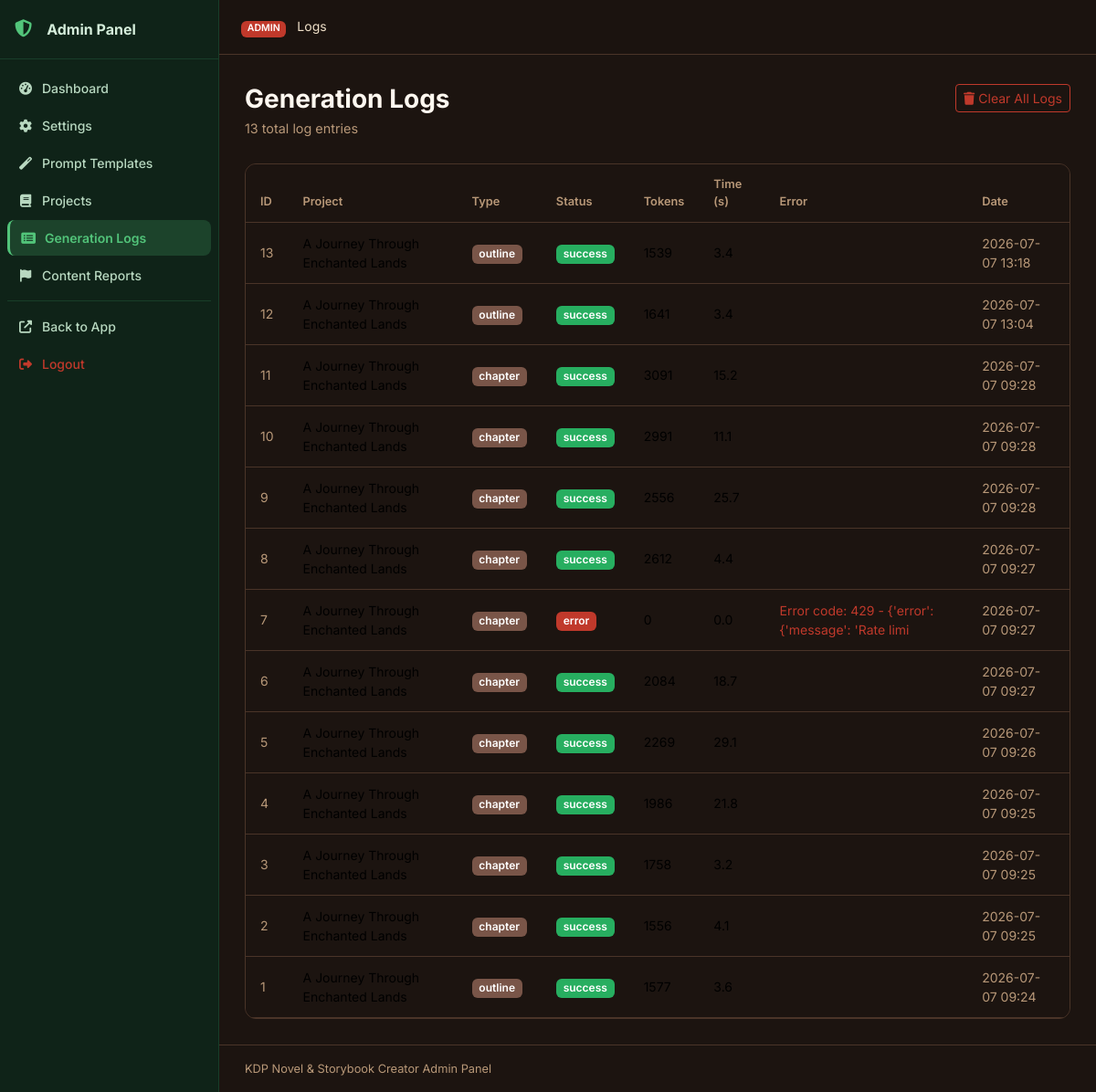
The app's page /julisunkan/logs (signed in), older data.
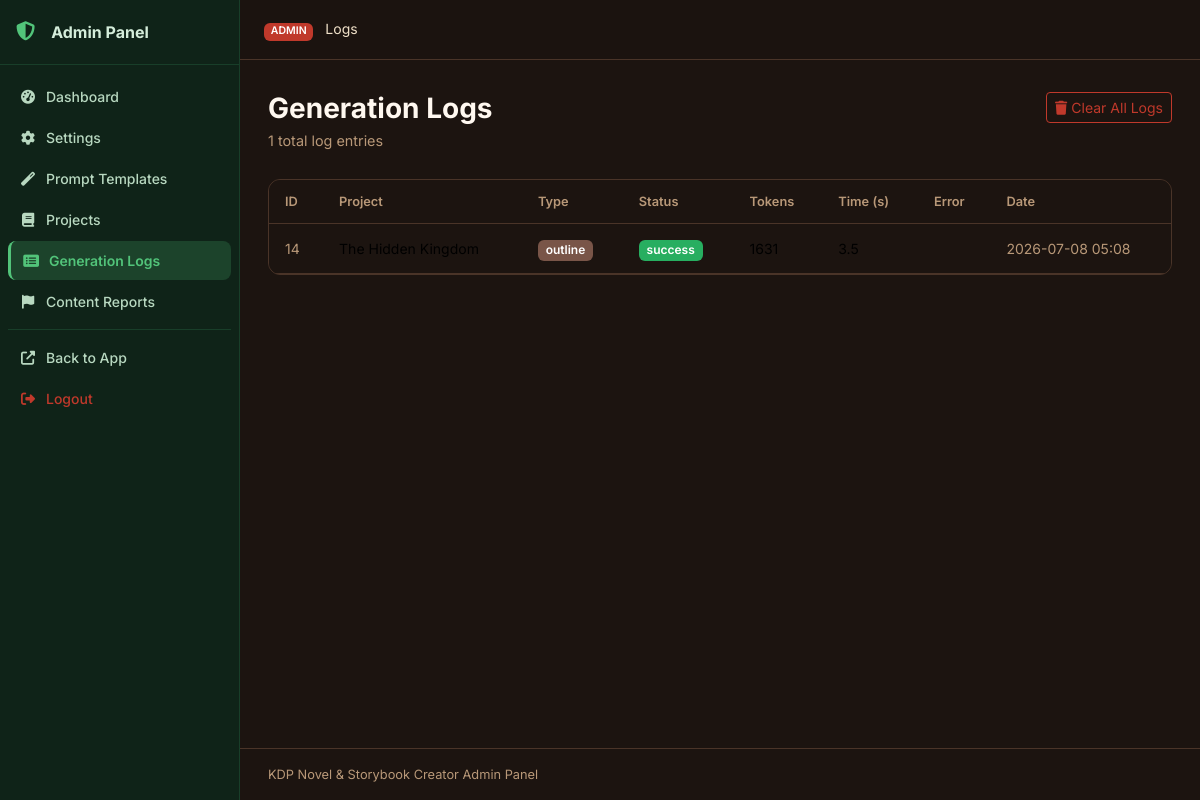
The same page, newer data.
### tables this page shows
CREATE TABLE generation_logs (
    id INTEGER PRIMARY KEY AUTOINCREMENT,
    project_id INTEGER,
    chapter_id INTEGER,
    log_type TEXT DEFAULT 'chapter',
    prompt TEXT DEFAULT '',
    response TEXT DEFAULT '',
    tokens_used INTEGER DEFAULT 0,
    generation_time REAL DEFAULT 0,
    status TEXT DEFAULT 'success',
    error_message TEXT DEFAULT '',
    created_at TIMESTAMP DEFAULT CURRENT_TIMESTAMP,
    FOREIGN KEY (project_id) REFERENCES projects(id) ON DELETE CASCADE
);

CREATE TABLE projects (
    id INTEGER PRIMARY KEY AUTOINCREMENT,
    title TEXT NOT NULL,
    subtitle TEXT DEFAULT '',
    genre TEXT DEFAULT 'Fantasy',
    audience TEXT DEFAULT 'Adult',
    description TEXT DEFAULT '',
    language TEXT DEFAULT 'English',
    story_type TEXT DEFAULT 'Novel',
    writing_style TEXT DEFAULT 'Descriptive',
    point_of_view TEXT DEFAULT 'Third Person Limited',
    tense TEXT DEFAULT 'Past',
    tone TEXT DEFAULT 'Adventurous',
    num_chapters INTEGER DEFAULT 10,
    words_per_chapter INTEGER DEFAULT 2000,
    creativity_level TEXT DEFAULT 'balanced',
    temperature REAL DEFAULT 0.7,
    top_p REAL DEFAULT 0.9,
    max_tokens INTEGER DEFAULT 4096,
    status TEXT DEFAULT 'draft',
    current_chapter INTEGER DEFAULT 0,
    total_words INTEGER DEFAULT 0,
    cover_prompt TEXT DEFAULT '',
    include_images INTEGER DEFAULT 0,
    images_per_chapter INTEGER DEFAULT 1,
    image_style TEXT DEFAULT 'Realistic',
    created_at TIMESTAMP DEFAULT CURRENT_TIMESTAMP,
    updated_at TIMESTAMP DEFAULT CURRENT_TIMESTAMP
);

### routes/admin.py (the view)
@bp.route('/logs')
@admin_required
def logs():
    db = get_db()
    page = int(request.args.get('page', 1))
    per_page = 50
    offset = (page - 1) * per_page
    total = db.execute('SELECT COUNT(*) FROM generation_logs').fetchone()[0]
    log_entries = db.execute(
        '''SELECT gl.*, p.title as project_title FROM generation_logs gl
           LEFT JOIN projects p ON gl.project_id = p.id
           ORDER BY gl.id DESC LIMIT ? OFFSET ?''',
        (per_page, offset)
    ).fetchall()
    return render_template('admin/logs.html', logs=log_entries, page=page,
                           per_page=per_page, total=total)

### database/__init__.py (called while the page is built)
def get_db():
    if 'db' not in g:
        db_path = current_app.config['DATABASE']
        os.makedirs(os.path.dirname(db_path), exist_ok=True)
        g.db = sqlite3.connect(db_path)
        g.db.row_factory = sqlite3.Row
        g.db.execute('PRAGMA foreign_keys = ON')
        g.db.execute('PRAGMA journal_mode = WAL')
    return g.db

### utils/helpers.py (called while the page is built)
def admin_required(f):
    @wraps(f)
    def decorated(*args, **kwargs):
        if not session.get('admin_logged_in'):
            return redirect(url_for('admin.login'))
        return f(*args, **kwargs)
    return decorated

def get_setting(db, key, default=''):
    row = db.execute('SELECT value FROM settings WHERE key = ?', (key,)).fetchone()
    return row['value'] if row else default

### templates/admin/logs.html (shortened to what this page needs)
{% extends "admin/base.html" %}
{% block breadcrumb %}Logs{% endblock %}
{% block admin_content %}
<div class="page-header">
  <div>
    <h1 class="page-title">Generation Logs</h1>
    <p class="page-subtitle">{{ total }} total log entries</p>
  </div>
  <form method="POST" action="{{ url_for('admin.clear_logs') }}" id="clearLogsForm">
    <button type="button" class="btn btn-outline-danger btn-sm"
            onclick="showConfirm('Clear all logs? This cannot be undone.', function(){ document.getElementById('clearLogsForm').submit(); })">
      <i class="fas fa-trash me-1"></i>Clear All Logs
    </button>
  </form>
</div>
<div class="card data-card">
  <div class="card-body p-0">
    <div class="table-responsive">
      <table class="table table-sm table-hover align-middle mb-0">
        <thead>
          <tr>
            <th>ID</th><th>Project</th><th>Type</th><th>Status</th>
            <th>Tokens</th><th>Time (s)</th><th>Error</th><th>Date</th>
          </tr>
        </thead>
        <tbody>
          {% for log in logs %}
          <tr>
            <td class="text-muted small">{{ log.id }}</td>
            <td class="small">{{ log.project_title or '—' }}</td>
            <td><span class="badge bg-secondary">{{ log.log_type }}</span></td>
            <td>
              <span class="badge bg-{{ 'success' if log.status == 'success' else 'danger' }}">
                {{ log.status }}
              </span>
            </td>
            <td class="small">{{ log.tokens_used }}</td>
            <td class="small">{{ '%.1f'|format(log.generation_time) }}</td>
            <td class="small text-danger">{{ log.error_message[:50] if log.error_message else '' }}</td>
            <td class="text-muted small">{{ log.created_at[:16] if log.created_at else '—' }}</td>
          </tr>
          {% endfor %}
        </tbody>
      </table>
    </div>
  </div>
</div>
{% set total_pages = (total / per_page) | round(0, 'ceil') | int %}
{% endblock %}

Row changes from the older to the newer data that the page shows:
removed generation_logs: id "13", title "A Journey Through Enchanted Lands", log_type "outline", status "success", tokens_used "1539", generation_time "3.4", created_at "2026-07-07 13:18"
removed generation_logs: id "12", title "A Journey Through Enchanted Lands", log_type "outline", status "success", tokens_used "1641", generation_time "3.4", created_at "2026-07-07 13:04"
removed generation_logs: id "11", title "A Journey Through Enchanted Lands", log_type "chapter", status "success", tokens_used "3091", generation_time "15.2", created_at "2026-07-07 09:28"
removed generation_logs: id "10", title "A Journey Through Enchanted Lands", log_type "chapter", status "success", tokens_used "2991", generation_time "11.1", created_at "2026-07-07 09:28"
removed generation_logs: id "9", title "A Journey Through Enchanted Lands", log_type "chapter", status "success", tokens_used "2556", generation_time "25.7", created_at "2026-07-07 09:28"
removed generation_logs: id "8", title "A Journey Through Enchanted Lands", log_type "chapter", status "success", tokens_used "2612", generation_time "4.4", created_at "2026-07-07 09:27"
removed generation_logs: id "7", title "A Journey Through Enchanted Lands", log_type "chapter", status "error", tokens_used "0", generation_time "0.0", error_message "Error code: 429 - {'error': {'message': 'Rate limi", created_at "2026-07-07 09:27"
removed generation_logs: id "6", title "A Journey Through Enchanted Lands", log_type "chapter", status "success", tokens_used "2084", generation_time "18.7", created_at "2026-07-07 09:27"
removed generation_logs: id "5", title "A Journey Through Enchanted Lands", log_type "chapter", status "success", tokens_used "2269", generation_time "29.1", created_at "2026-07-07 09:26"
removed generation_logs: id "4", title "A Journey Through Enchanted Lands", log_type "chapter", status "success", tokens_used "1986", generation_time "21.8", created_at "2026-07-07 09:25"
removed generation_logs: id "3", title "A Journey Through Enchanted Lands", log_type "chapter", status "success", tokens_used "1758", generation_time "3.2", created_at "2026-07-07 09:25"
removed generation_logs: id "2", title "A Journey Through Enchanted Lands", log_type "chapter", status "success", tokens_used "1556", generation_time "4.1", created_at "2026-07-07 09:25"
removed generation_logs: id "1", title "A Journey Through Enchanted Lands", log_type "outline", status "success", tokens_used "1577", generation_time "3.6", created_at "2026-07-07 09:24"
added generation_logs: id "14", title "The Hidden Kingdom", log_type "outline", status "success", tokens_used "1631", generation_time "3.5", created_at "2026-07-08 05:08"
Text that changed along with them:
{{ total }}: "13" → "1"
